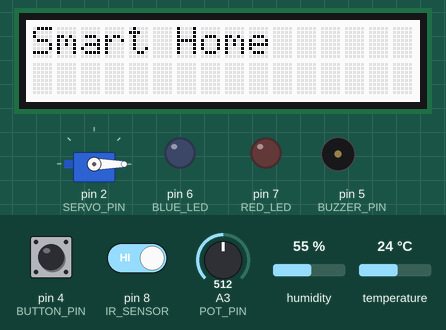
The sketch below on a simulated Arduino Uno, built with avr-gcc and run on an emulated ATmega328P. Shown: servo, 16×2 character LCD, output pins drawn as LEDs (lit = HIGH), buzzer (waves = sounding, pin HIGH). Dashed ring = blinking. The inputs (shaded band) are chosen by the test bench; at power-on: pin 8 (IR_SENSOR) HIGH, pin 4 (BUTTON_PIN) HIGH, A3 (POT_PIN) = 512, humidity 55 %, temperature 24 °C. What the sketch prints to the serial monitor is not drawn.

Above: at 0.1 s.
3.3 s: pin 8 (IR_SENSOR) driven LOW
At 5.44 s:
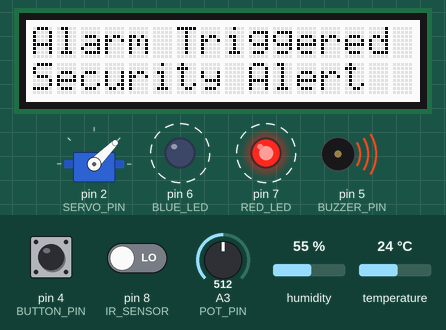
6.1 s: pin 8 (IR_SENSOR) driven HIGH
13.7 s: pin 4 (BUTTON_PIN) pulled LOW for 0.15 s
At 15.7 s:
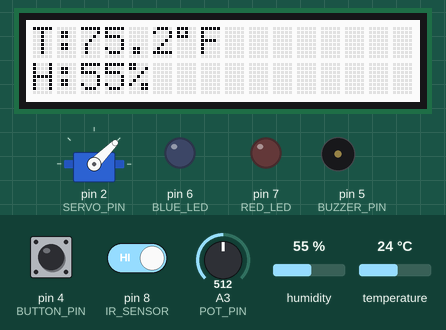
16.0 s: pin 4 (BUTTON_PIN) pulled LOW for 1 s
At 17.0 s:
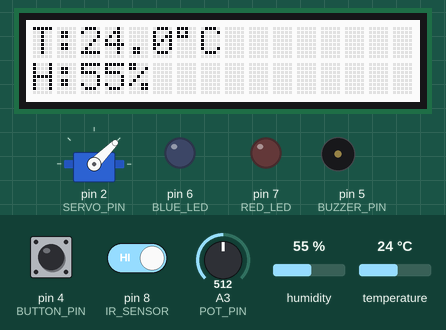
18.5 s: A3 (POT_PIN) set to 716
At 18.9 s:
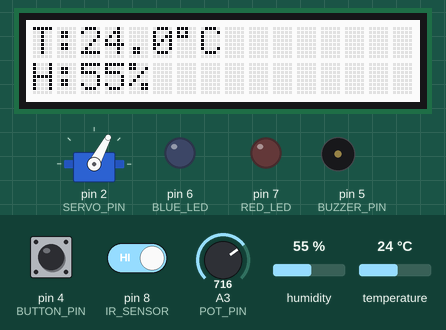
20.0 s: A3 (POT_PIN) set to 1023
At 21.2 s:
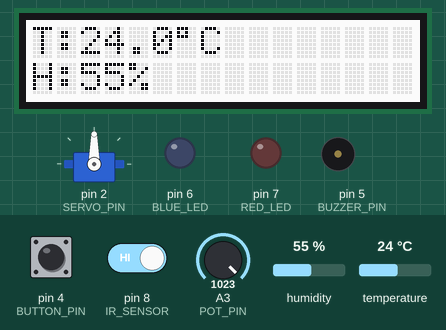
Timing chart, 0 to 22.5 s (numbered marks = the images above; inputs shaded):
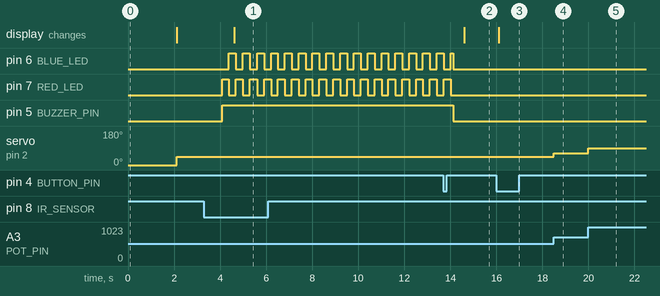

Measured:
- after the input at 3.3 s, pin 6 (BLUE_LED): alternates HIGH for 0.30 s and LOW for 0.31 s, starting after 1.1 s; pin 7 (RED_LED): alternates HIGH for 0.30 s and LOW for 0.30 s, starting after 0.78 s; pin 5 (BUZZER_PIN): LOW → HIGH after 0.78 s; the display: changes after 1.3 s (image 1)
- after the input at 13.7 s, the display: changes after 0.90 s (image 2)
- after the input at 16.0 s, the display: changes after 0.10 s (image 3)
- after the input at 18.5 s, servo on pin 2 (SERVO_PIN): 45° → 62° at once
- after the input at 20.0 s, servo on pin 2 (SERVO_PIN): 62° → 90° at once

The sketch:

smart-home.ino
```cpp
// Lesson #21 - Arduino for Beginners series
// Smart home model from cardboard

#include <Wire.h>
#include <DFRobot_RGBLCD1602.h>
#include <DHT.h>
#include <Servo.h>

#define SERVO_PIN 2
#define DHTPIN 3
#define DHTTYPE DHT11
#define BUTTON_PIN 4
#define BUZZER_PIN 5
#define BLUE_LED 6
#define RED_LED 7
#define IR_SENSOR 8
#define POT_PIN A3

DFRobot_RGBLCD1602 lcd(0x60,16,2);
DHT dht(DHTPIN,DHTTYPE);
Servo myServo;

/* ---------- temperature mode ---------- */
bool showCelsius = true;

/* ---------- button debounce ---------- */
bool lastButtonReading;
bool buttonState;
unsigned long lastDebounceTime = 0;
const unsigned long debounceDelay = 50;

/* ---------- alarm ---------- */
bool alarmActive = false;
unsigned long alarmStart = 0;
const unsigned long alarmDuration = 10000;

/* ---------- LED blink ---------- */
bool ledState = false;
unsigned long lastBlink = 0;
const unsigned long blinkInterval = 300;

/* ---------- DHT averaging ---------- */
float tempSamples[10];
float humSamples[10];
int sampleIndex = 0;
bool samplesReady = false;

float avgTemp = 0;
float avgHum = 0;

unsigned long lastDHTRead = 0;
const unsigned long dhtInterval = 1000;

/* ---------- LCD ---------- */
unsigned long lastLCD = 0;
const unsigned long lcdInterval = 500;

/* ---------- startup protection ---------- */
unsigned long systemStart;

void setup()
{
  Serial.begin(9600);

  pinMode(BUTTON_PIN,INPUT_PULLUP);
  pinMode(BUZZER_PIN,OUTPUT);
  pinMode(BLUE_LED,OUTPUT);
  pinMode(RED_LED,OUTPUT);
  pinMode(IR_SENSOR,INPUT);

  digitalWrite(BUZZER_PIN,LOW);
  digitalWrite(BLUE_LED,LOW);
  digitalWrite(RED_LED,LOW);

  myServo.attach(SERVO_PIN);
  myServo.write(0);  // initialize servo position

  lcd.init();
  lcd.display();
  lcd.setColorWhite();
  lcd.clear();

  dht.begin();

  /* initialize button states to prevent false toggle */
  lastButtonReading = digitalRead(BUTTON_PIN);
  buttonState = lastButtonReading;
  showCelsius = true;

  lcd.setCursor(0,0);
  lcd.print("Smart Home");
  delay(2000);
  lcd.clear();

  systemStart = millis();
}

void loop()
{
  unsigned long now = millis();

  /* -------- servo control -------- */
  int potValue = analogRead(POT_PIN);
  int angle = map(potValue,0,1023,0,90);
  myServo.write(angle);

  /* -------- button toggle -------- */
  if(now - systemStart > 2000)   // ignore button during startup
  {
    bool reading = digitalRead(BUTTON_PIN);

    if(reading != lastButtonReading)
        lastDebounceTime = now;

    if((now-lastDebounceTime) > debounceDelay)
    {
        if(reading != buttonState)
        {
            buttonState = reading;

            if(buttonState == LOW)
                showCelsius = !showCelsius;
        }
    }

    lastButtonReading = reading;
  }

  /* -------- DHT sampling -------- */
  if(now-lastDHTRead >= dhtInterval)
  {
      lastDHTRead = now;

      float t = dht.readTemperature();
      float h = dht.readHumidity();

      if(!isnan(t) && !isnan(h))
      {
          tempSamples[sampleIndex] = t;
          humSamples[sampleIndex] = h;

          sampleIndex++;

          if(sampleIndex >= 10)
          {
              sampleIndex = 0;
              samplesReady = true;

              float tSum=0;
              float hSum=0;

              for(int i=0;i<10;i++)
              {
                  tSum += tempSamples[i];
                  hSum += humSamples[i];
              }

              avgTemp = tSum/10.0;
              avgHum  = hSum/10.0;

              Serial.print("Temp avg: ");
              Serial.print(avgTemp);
              Serial.print("C  Hum avg: ");
              Serial.println(avgHum);
          }
      }
  }

  /* -------- IR monitoring -------- */
  if(now-systemStart > 2000)   // ignore sensor during startup
  {
      int sensorState = digitalRead(IR_SENSOR);

      if(!alarmActive && sensorState == LOW)
      {
          alarmActive = true;
          alarmStart = now;
          Serial.println("Alarm triggered");
      }
  }

  /* -------- alarm behaviour -------- */
  if(alarmActive)
  {
      digitalWrite(BUZZER_PIN,HIGH);

      if(now-lastBlink >= blinkInterval)
      {
          lastBlink = now;
          ledState = !ledState;

          digitalWrite(RED_LED,ledState);
          digitalWrite(BLUE_LED,!ledState);
      }

      if(now-alarmStart >= alarmDuration)
      {
          alarmActive = false;

          digitalWrite(BUZZER_PIN,LOW);
          digitalWrite(RED_LED,LOW);
          digitalWrite(BLUE_LED,LOW);
      }
  }

  /* -------- LCD display -------- */
  if(now-lastLCD >= lcdInterval)
  {
      lastLCD = now;

      lcd.clear();

      if(alarmActive)
      {
          lcd.setCursor(0,0);
          lcd.print("Alarm Triggered");
          lcd.setCursor(0,1);
          lcd.print("Security Alert");
      }
      else if(samplesReady)
      {
          lcd.setCursor(0,0);

          if(showCelsius)
          {
              lcd.print("T:");
              lcd.print(avgTemp,1);
              lcd.print((char)223);
              lcd.print("C");
          }
          else
          {
              float tempF = avgTemp*9.0/5.0 + 32;
              lcd.print("T:");
              lcd.print(tempF,1);
              lcd.print((char)223);
              lcd.print("F");
          }

          lcd.setCursor(0,1);
          lcd.print("H:");
          lcd.print(avgHum,0);
          lcd.print("%");
      }
  }
}
```
